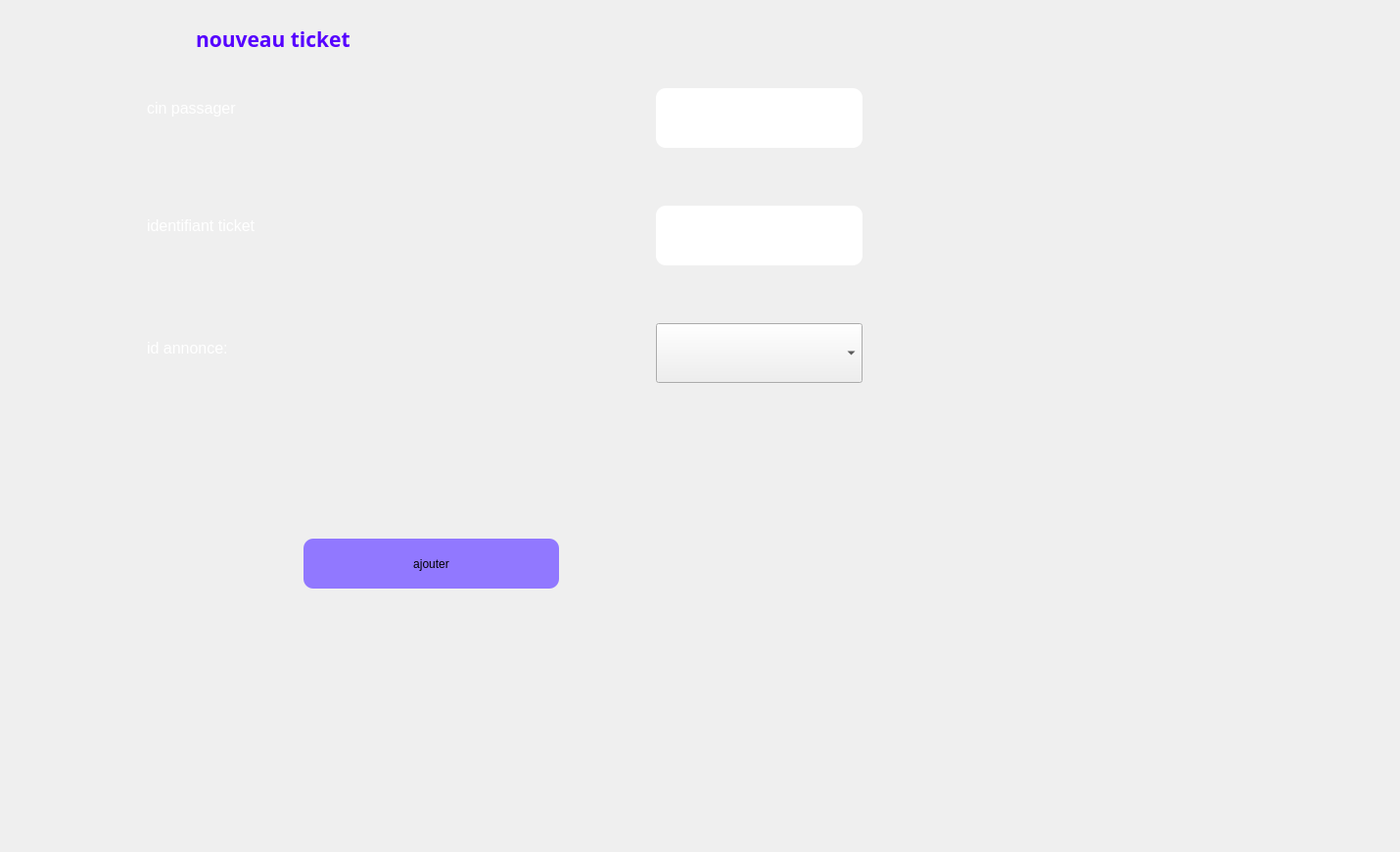
      <widget class="QWidget" name="tab_10">
       <attribute name="title">
        <string>ajouter</string>
       </attribute>
       <widget class="QLabel" name="label_31">
        <property name="geometry">
         <rect>
          <x>200</x>
          <y>10</y>
          <width>341</width>
          <height>61</height>
         </rect>
        </property>
        <property name="palette">
         <palette>
          <active>
           <colorrole role="WindowText">
            <brush brushstyle="SolidPattern">
             <color alpha="255">
              <red>85</red>
              <green>0</green>
              <blue>255</blue>
             </color>
            </brush>
           </colorrole>
          </active>
          <inactive>
           <colorrole role="WindowText">
            <brush brushstyle="SolidPattern">
             <color alpha="255">
              <red>85</red>
              <green>0</green>
              <blue>255</blue>
             </color>
            </brush>
           </colorrole>
          </inactive>
          <disabled>
           <colorrole role="WindowText">
            <brush brushstyle="SolidPattern">
             <color alpha="255">
              <red>120</red>
              <green>120</green>
              <blue>120</blue>
             </color>
            </brush>
           </colorrole>
          </disabled>
         </palette>
        </property>
        <property name="font">
         <font>
          <family>Bahnschrift SemiBold</family>
          <pointsize>9</pointsize>
          <weight>75</weight>
          <bold>true</bold>
         </font>
        </property>
        <property name="text">
         <string>&lt;html&gt;&lt;head/&gt;&lt;body&gt;&lt;p&gt;&lt;span style=&quot; font-size:16pt;&quot;&gt;nouveau ticket&lt;/span&gt;&lt;/p&gt;&lt;/body&gt;&lt;/html&gt;</string>
        </property>
        <property name="textFormat">
         <enum>Qt::RichText</enum>
        </property>
       </widget>
       <widget class="QLabel" name="label_32">
        <property name="geometry">
         <rect>
          <x>150</x>
          <y>90</y>
          <width>291</width>
          <height>41</height>
         </rect>
        </property>
        <property name="palette">
         <palette>
          <active>
           <colorrole role="WindowText">
            <brush brushstyle="SolidPattern">
             <color alpha="255">
              <red>255</red>
              <green>255</green>
              <blue>255</blue>
             </color>
            </brush>
           </colorrole>
          </active>
          <inactive>
           <colorrole role="WindowText">
            <brush brushstyle="SolidPattern">
             <color alpha="255">
              <red>255</red>
              <green>255</green>
              <blue>255</blue>
             </color>
            </brush>
           </colorrole>
          </inactive>
          <disabled>
           <colorrole role="WindowText">
            <brush brushstyle="SolidPattern">
             <color alpha="255">
              <red>120</red>
              <green>120</green>
              <blue>120</blue>
             </color>
            </brush>
           </colorrole>
          </disabled>
         </palette>
        </property>
        <property name="text">
         <string>&lt;html&gt;&lt;head/&gt;&lt;body&gt;&lt;p&gt;&lt;span style=&quot; font-size:12pt;&quot;&gt;cin passager&lt;/span&gt;&lt;/p&gt;&lt;/body&gt;&lt;/html&gt;</string>
        </property>
       </widget>
       <widget class="QLabel" name="label_33">
        <property name="geometry">
         <rect>
          <x>150</x>
          <y>210</y>
          <width>281</width>
          <height>41</height>
         </rect>
        </property>
        <property name="palette">
         <palette>
          <active>
           <colorrole role="WindowText">
            <brush brushstyle="SolidPattern">
             <color alpha="255">
              <red>255</red>
              <green>255</green>
              <blue>255</blue>
             </color>
            </brush>
           </colorrole>
          </active>
          <inactive>
           <colorrole role="WindowText">
            <brush brushstyle="SolidPattern">
             <color alpha="255">
              <red>255</red>
              <green>255</green>
              <blue>255</blue>
             </color>
            </brush>
           </colorrole>
          </inactive>
          <disabled>
           <colorrole role="WindowText">
            <brush brushstyle="SolidPattern">
             <color alpha="255">
              <red>120</red>
              <green>120</green>
              <blue>120</blue>
             </color>
            </brush>
           </colorrole>
          </disabled>
         </palette>
        </property>
        <property name="text">
         <string>&lt;html&gt;&lt;head/&gt;&lt;body&gt;&lt;p&gt;&lt;span style=&quot; font-size:12pt;&quot;&gt;identifiant ticket&lt;/span&gt;&lt;/p&gt;&lt;/body&gt;&lt;/html&gt;</string>
        </property>
       </widget>
       <widget class="QLabel" name="label_34">
        <property name="geometry">
         <rect>
          <x>150</x>
          <y>330</y>
          <width>201</width>
          <height>51</height>
         </rect>
        </property>
        <property name="palette">
         <palette>
          <active>
           <colorrole role="WindowText">
            <brush brushstyle="SolidPattern">
             <color alpha="255">
              <red>255</red>
              <green>255</green>
              <blue>255</blue>
             </color>
            </brush>
           </colorrole>
          </active>
          <inactive>
           <colorrole role="WindowText">
            <brush brushstyle="SolidPattern">
             <color alpha="255">
              <red>255</red>
              <green>255</green>
              <blue>255</blue>
             </color>
            </brush>
           </colorrole>
          </inactive>
          <disabled>
           <colorrole role="WindowText">
            <brush brushstyle="SolidPattern">
             <color alpha="255">
              <red>120</red>
              <green>120</green>
              <blue>120</blue>
             </color>
            </brush>
           </colorrole>
          </disabled>
         </palette>
        </property>
        <property name="text">
         <string>&lt;html&gt;&lt;head/&gt;&lt;body&gt;&lt;p&gt;&lt;span style=&quot; font-size:12pt;&quot;&gt;id annonce:&lt;/span&gt;&lt;/p&gt;&lt;/body&gt;&lt;/html&gt;</string>
        </property>
       </widget>
       <widget class="QLineEdit" name="cinp">
        <property name="geometry">
         <rect>
          <x>670</x>
          <y>90</y>
          <width>211</width>
          <height>61</height>
         </rect>
        </property>
        <property name="styleSheet">
         <string notr="true">border-radius: 10px;</string>
        </property>
       </widget>
       <widget class="QLineEdit" name="idt">
        <property name="geometry">
         <rect>
          <x>670</x>
          <y>210</y>
          <width>211</width>
          <height>61</height>
         </rect>
        </property>
        <property name="styleSheet">
         <string notr="true">border-radius: 10px;</string>
        </property>
       </widget>
       <widget class="QPushButton" name="ajoutticket">
        <property name="geometry">
         <rect>
          <x>310</x>
          <y>550</y>
          <width>261</width>
          <height>51</height>
         </rect>
        </property>
        <property name="cursor">
         <cursorShape>PointingHandCursor</cursorShape>
        </property>
        <property name="styleSheet">
         <string notr="true">background-color: rgb(0, 0, 255);
background-color: rgb(145, 120, 255);
border-radius: 10px;</string>
        </property>
        <property name="text">
         <string>ajouter</string>
        </property>
       </widget>
       <widget class="QLabel" name="label_41">
        <property name="geometry">
         <rect>
          <x>0</x>
          <y>-10</y>
          <width>1421</width>
          <height>861</height>
         </rect>
        </property>
        <property name="text">
         <string/>
        </property>
        <property name="pixmap">
         <pixmap>../images/bg.v1.jpg</pixmap>
        </property>
       </widget>
       <widget class="QComboBox" name="idantic">
        <property name="geometry">
         <rect>
          <x>670</x>
          <y>330</y>
          <width>211</width>
          <height>61</height>
         </rect>
        </property>
       </widget>
       <zorder>label_41</zorder>
       <zorder>label_31</zorder>
       <zorder>label_32</zorder>
       <zorder>label_33</zorder>
       <zorder>label_34</zorder>
       <zorder>cinp</zorder>
       <zorder>idt</zorder>
       <zorder>ajoutticket</zorder>
       <zorder>idantic</zorder>
      </widget>
